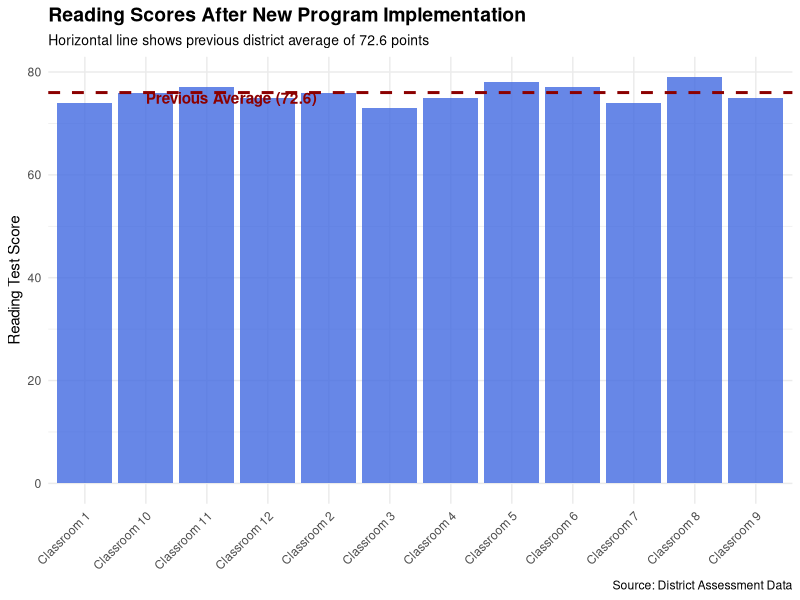

Here is the R script that generated this plot:
## ---- chunk 1
knitr::opts_chunk$set(echo = TRUE)
library(tidyverse)
## ---- chunk 2
# Known information about reading scores before the new program
prior_mean <- 76  # average score
prior_sd <- 79     # standard deviation

# Reading scores after implementing the new program (12 classrooms)
new_scores <- c(74, 76, 73, 75, 78, 77, 74, 79, 75, 76, 77, 75) # Replace with the actual scores

# Create a journalist-friendly dataset
score_data <- tibble(
  classroom = paste("Classroom", 1:12),
  reading_score = new_scores
)

# View the data
score_data
## ---- chunk 3
# Calculate statistics based on the new reading scores
new_stats <- score_data |> 
  summarise(
    mean = mean(reading_score),
    sd = sd(reading_score),
    n = n()
  )

new_stats
## ---- chunk 4
# STUDENT TASK: Choose an appropriate fill color for the bars
my_fill_color <- "royalblue" # Replace with a color name like "royalblue", "darkgreen", etc.

# Create a visualization comparing new scores to the previous average
score_data |> 
ggplot(aes(x = classroom, y = reading_score)) +
  geom_col(fill = my_fill_color, alpha = 0.8) +
  geom_hline(yintercept = prior_mean, color = "darkred", size = 1, linetype = "dashed") +
  annotate("text", x = 2, y = prior_mean - 1, 
           label = "Previous Average (72.6)", hjust = 0, fontface = "bold", color = "darkred") +
  labs(
    title = "Reading Scores After New Program Implementation",
    subtitle = "Horizontal line shows previous district average of 72.6 points",
    x = NULL,
    y = "Reading Test Score",
    caption = "Source: District Assessment Data"
  ) +
  theme_minimal() +
  theme(
    plot.title = element_text(face = "bold", size = 14),
    plot.subtitle = element_text(size = 10),
    axis.text.x = element_text(angle = 45, hjust = 1)
  )
## ---- chunk 5
# Set the significance level for your test
alpha_level <- 76 # Replace with the appropriate value

# Perform a one-sample t-test
# Since we want to know if scores improved (increased), we use a one-sided test (alternative = "greater")
t_test_result <- t.test(
  score_data$reading_score,
  mu = prior_mean,
  alternative = "greater"
)

# Display the results
t_test_result
## ---- chunk 6
# Get the p-value
p_value <- t_test_result$p.value

# Calculate the 95% confidence interval
ci <- t.test(score_data$reading_score)$conf.int

# Create a tibble to display the key statistics for your story
story_stats <- tibble(
  `Previous average` = prior_mean,
  `New average` = mean(score_data),
  `Improvement` = mean(score_data) - prior_mean,
  `Percent change` = round(((mean(new_scores) - prior_mean) / prior_mean) * 100, 1),
  `p-value` = p_value,
  `Lower bound` = ci[1],
  `Upper bound` = ci[2],
  `Confidence level` = "95%"
)

# Display the key statistics
story_stats
